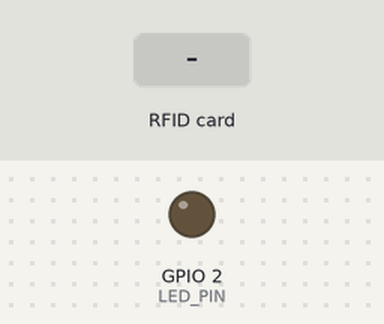
A sketch run on a simulated ESP32. Shown: output pins drawn as LEDs (lit = HIGH). The inputs (shaded band) are chosen by the test bench. What the sketch prints to the serial monitor is not drawn.

Above: at 1.2 s.
1.3 s: RFID card 90 72 7E 20 held to the reader
At 3.5 s:
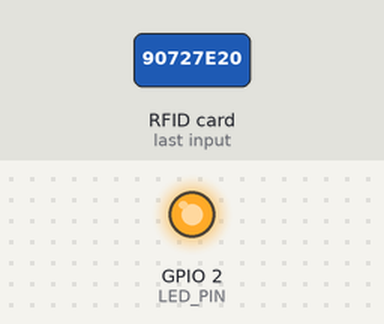
4.3 s: RFID card 5E 7A 19 C4 held to the reader
Timing chart, 0 to 7.3 s (numbered marks = the images above; inputs shaded):
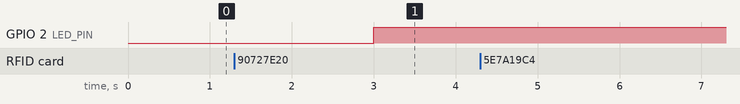

Measured:
- after the input at 1.3 s, GPIO 2 (LED_PIN): LOW → HIGH after 1.7 s
- after the input at 4.3 s, every drawn part: stays the same

The sketch:

CONTROL_LED_PN532_ADAFRUIT.ino
```cpp
#include <Wire.h>
#include <Adafruit_PN532.h>

#define SDA_PIN 21
#define SCL_PIN 22
#define LED_PIN 2 // Chân điều khiển LED

// Chọn chân I2C phù hợp với ESP32
Adafruit_PN532 nfc(SDA_PIN, SCL_PIN);

// UID của thẻ NFC cần kiểm tra
uint8_t targetUID[] = {0x90, 0x72, 0x7E, 0x20};
const int targetUIDLength = sizeof(targetUID);

bool ledState = false;

void setup(void) {
  Serial.begin(115200);
  Serial.println("Hello!");

  pinMode(LED_PIN, OUTPUT);
  digitalWrite(LED_PIN, LOW); // Đảm bảo LED tắt khi khởi động

  nfc.begin();

  uint32_t versiondata = nfc.getFirmwareVersion();
  if (!versiondata) {
    Serial.print("Didn't find PN53x board");
    while (1); // halt
  }

  nfc.SAMConfig();
  Serial.println("Waiting for an NFC card ...");
}

void loop(void) {
  readNFC();
}

void readNFC() {
  uint8_t uid[] = { 0, 0, 0, 0, 0, 0, 0 }; // Bộ đệm để lưu trữ UID được trả về
  uint8_t uidLength;

  // Đặt thời gian chờ là 1 giây (1000 ms)
  if (nfc.readPassiveTargetID(PN532_MIFARE_ISO14443A, uid, &uidLength, 1000)) {
    Serial.println("Thẻ NFC được phát hiện.");

    Serial.print("UID Length: "); Serial.print(uidLength, DEC); Serial.println(" bytes");
    Serial.print("UID Value: ");
    for (uint8_t i = 0; i < uidLength; i++) {
      Serial.print(" 0x"); Serial.print(uid[i], HEX);
    }
    Serial.println("");

    // So sánh UID quét được với UID đã thiết lập sẵn
    if (uidLength == targetUIDLength && compareUID(uid, uidLength, targetUID, targetUIDLength)) {
      // Đổi trạng thái LED
      ledState = !ledState;
      digitalWrite(LED_PIN, ledState ? HIGH : LOW);
      Serial.print("LED ");
      Serial.println(ledState ? "ON" : "OFF");
    } else {
      Serial.println("UID không khớp.");
    }
  } else {
    Serial.println("Không phát hiện thẻ NFC nào sau 1 giây.");
  }
  delay(2000);
}

// Hàm so sánh UID
bool compareUID(uint8_t *uid1, uint8_t length1, uint8_t *uid2, uint8_t length2) {
  if (length1 != length2) return false;
  for (uint8_t i = 0; i < length1; i++) {
    if (uid1[i] != uid2[i]) return false;
  }
  return true;
}
```
